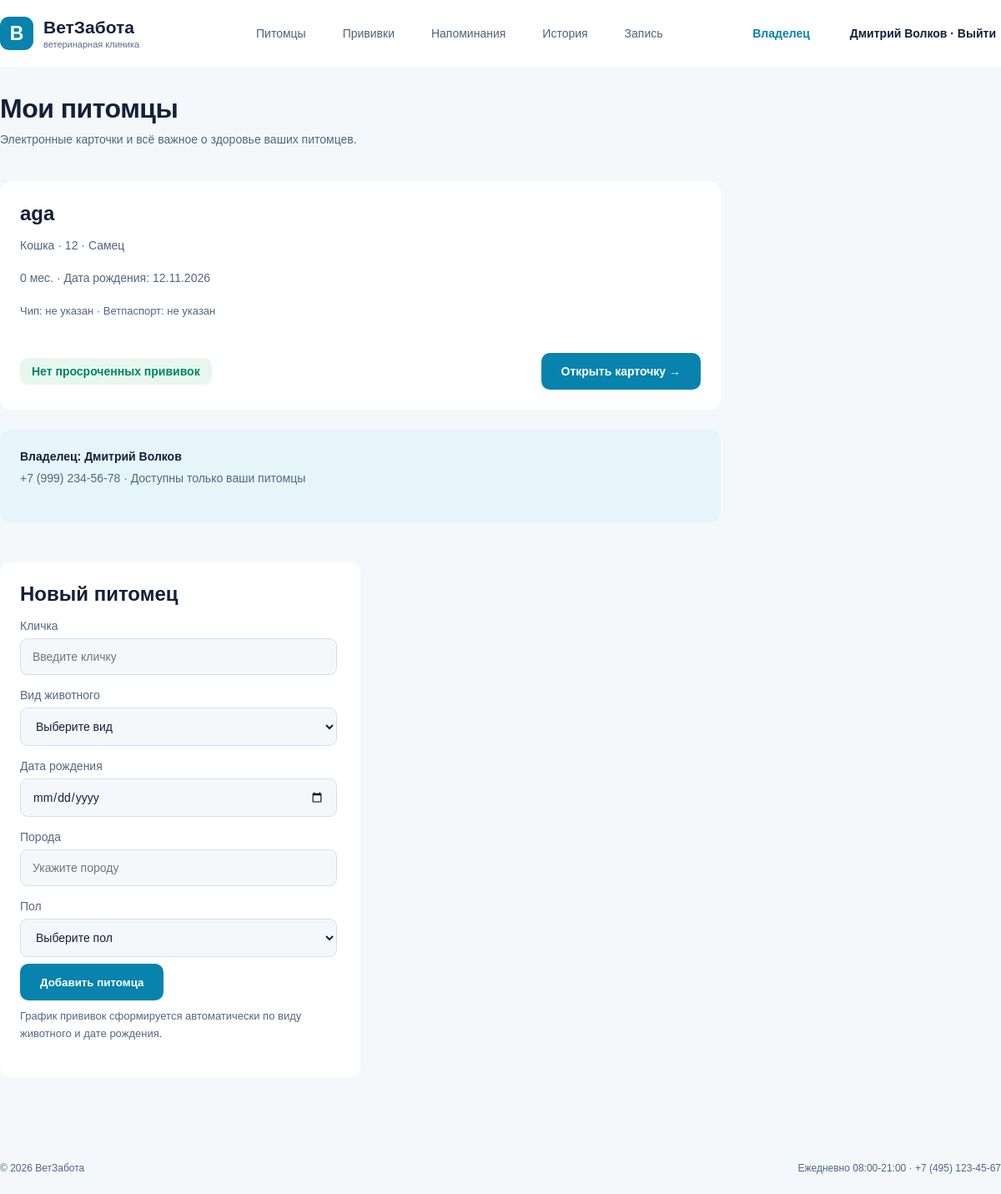
The page /pets/ (signed in) on the database its author committed.
### vetclinic/models.py (models this page shows, shortened)
class Pet(models.Model):
    owner = models.ForeignKey(Owner, on_delete=models.CASCADE)
    species = models.ForeignKey(Species, on_delete=models.PROTECT)
    name = models.CharField(max_length=80)
    birth_date = models.DateField()
    breed = models.CharField(max_length=100, blank=True)
    sex = models.CharField(max_length=30, blank=True)
    chip = models.CharField(max_length=50, blank=True)
    passport = models.CharField(max_length=50, blank=True)
    @property
    def age(self):
        today = timezone.localdate()
        months = (today.year - self.birth_date.year) * 12 + (today.month - self.birth_date.month)
        if today.day < self.birth_date.day:
            months = months - 1
        if months < 0:
            months = 0
        if months >= 12:
            years = months // 12
            rem_months = months % 12
            return str(years) + ' лет ' + str(rem_months) + ' мес.'
        else:
            return str(months) + ' мес.'
    @property
    def overdue(self):
        today = timezone.localdate()
        return self.vaccination_set.filter(done_date__isnull=True, due_date__lt=today)

class Species(models.Model):
    name = models.CharField(max_length=50)
    def __str__(self):
        return self.name

class Owner(models.Model):
    user = models.OneToOneField(User, on_delete=models.CASCADE)
    phone = models.CharField(max_length=30, blank=True)
    reminder_days = models.IntegerField(default=14)
    def __str__(self):
        full_name = self.user.get_full_name()
        if full_name != '':
            return full_name
        else:
            return self.user.username

### vetclinic/views.py (the view, shortened to what this page needs)
# urls.py: path('pets/', views.pets, name='pets'),
@login_required
def pets(request):
    owner = owner_for(request)
    if owner is None:
        if user_role(request.user) == 'doctor':
            return redirect('doctor')
        return redirect('clinic')
    context = base_context(request)
    context.update({
        'pets': visible_pets(request),
        'species': Species.objects.all(),
        'owner': owner,
    })
    return render(request, 'pets.html', context)

### vetclinic/views.py (called while the page is built)
def user_role(user):
    if not user.is_authenticated:
        return 'guest'
    if user.is_superuser:
        return 'admin'
    for doctor in Doctor.objects.all():
        if doctor.user == user:
            return 'doctor'
    return 'owner'

def base_context(request, active=''):
    return {
        'role': user_role(request.user),
        'today': date.today(),
        'active': active,
    }

def owner_for(request):
    for owner in Owner.objects.all():
        if owner.user == request.user:
            return owner
    return None

def visible_pets(request):
    role = user_role(request.user)
    if role == 'admin' or role == 'doctor':
        return list(Pet.objects.all())
    owner = owner_for(request)
    result = []
    for pet in Pet.objects.all():
        if pet.owner == owner:
            result.append(pet)
    return result

### vetclinic/templates/pets.html (shortened to what this page needs)
{% extends 'base.html' %} {% load static %}
{% block content %}
    <h1> Мои питомцы </h1>
    <p class="subtitle"> Электронные карточки и всё важное о здоровье ваших питомцев. </p>
    <div class="layout">
        <div>
            {% for pet in pets %}
                <div class="card">
                    <div class="pethead">
                        <div>
                            <h2> {{ pet.name }} </h2>
                            <p> {{ pet.species }} · {{ pet.breed }} · {{ pet.sex }} </p>
                            <p> {{ pet.age }} · Дата рождения: {{ pet.birth_date|date:'d.m.Y' }} </p>
                            <p class="small"> Чип: {{ pet.chip|default:'не указан' }} · Ветпаспорт: {{ pet.passport|default:'не указан' }} </p>
                        </div>
                    </div>
                    <div class="split">
                        {% with shot=pet.overdue.first %}
                            {% if shot %}
                                <span class="badge danger"> ! {{ shot.scheme.vaccine.disease }} : просрочено {{ shot.overdue_days }} дн. </span>
                            {% else %}
                                <span class="badge good"> Нет просроченных прививок </span>
                            {% endif %}
                        {% endwith %}
                        <a class="btn" href="{% url 'pet_detail' pet.pk %}"> Открыть карточку → </a>
                    </div>
                </div>
            {% empty %}
                <div class="card">
                    Добавьте первого питомца.
                </div>
            {% endfor %}
            <div class="card info">
                <b> Владелец: {{ owner }} </b>
                <p> {{ owner.phone }} · Доступны только ваши питомцы </p>
            </div>
        </div>
        <aside class="card">
            <h2> Новый питомец </h2>
            <form method="post">
                {% csrf_token %} <label> Кличка <input name="name" placeholder="Введите кличку" required> </label>
                <label> Вид животного <select name="species" required> <option value=""> Выберите вид </option>
                </select> </label>
                <label> Дата рождения <input type="date" name="birth_date" required> </label>
                <label> Порода <input name="breed" placeholder="Укажите породу"> </label>
                <label> Пол <select name="sex"> <option value=""> Выберите пол </option> <option> Самец </option> <option> Самка </option> </select> </label>
                <button class="btn full"> Добавить питомца </button>
            </form>
            <p class="small"> График прививок сформируется автоматически по виду животного и дате рождения. </p>
        </aside>
    </div>
{% endblock %}

### vetclinic/templates/base.html (shortened to what this page needs)
{% load static %}
<!doctype html>
<html lang="ru">
    <head>
        <link rel="stylesheet" href="{% static 'style.css' %}">
    </head>
    <body>
        <header>
            <div class="bar">
                <a class="brand" href="{% url 'home' %}"> <b> В </b> <span> <strong> ВетЗабота </strong> <small> ветеринарная клиника </small> </span> </a>
                <nav>
                    {% if role == 'owner' %}
                        <a href="{% url 'pets' %}">Питомцы</a>
                        <a href="{% url 'vaccinations' %}">Прививки</a>
                        <a href="{% url 'reminders' %}">Напоминания</a>
                        <a href="{% url 'history' %}">История</a>
                        <a href="{% url 'book' %}">Запись</a>
                    {% elif role == 'doctor' %}
                        <a href="{% url 'doctor' %}">Мои приёмы</a>
                        <a href="{% url 'doctor' %}?tab=patients">Карты пациентов</a>
                        <a href="{% url 'doctor' %}?tab=vaccines">Вакцинация</a>
                    {% elif role == 'admin' %}
                        <a href="{% url 'clinic' %}">Журнал записей</a>
                        <a href="{% url 'clinic' %}?tab=schedule">Расписание</a>
                        <a href="{% url 'clinic' %}?tab=owners">Владельцы</a>
                        <a href="{% url 'clinic' %}?tab=reference">Справочники</a>
                    {% endif %}
                </nav>
                <span class="role">
                {% if role == 'owner' %}
                    Владелец
                {% elif role == 'doctor' %}
                    Врач
                {% elif role == 'admin' %}
                    Администратор
                {% else %}
                    Гость
                {% endif %}
                </span>
                {% if user.is_authenticated %}
                    <form method="post" action="{% url 'logout' %}">
                        {% csrf_token %} <button class="logout" title="Выйти"> {{ user.get_full_name|default:user.username }} · Выйти </button>
                    </form>
                {% else %}
                    <a class="login" href="{% url 'login' %}"> Войти → </a>
                {% endif %}
            </div>
        </header>
        <main>
            {% block content %}
            {% endblock %}
        </main>
        <footer>
            <span> © 2026 ВетЗабота </span>
            <span> Ежедневно 08:00-21:00 · +7 (495) 123-45-67 </span>
        </footer>
    </body>
</html>

### vetclinic/static/style.css (style rules this page uses)
* { box-sizing: border-box }
body { margin: 0; background: #f5f8fb; color: #142039; font: 14px Arial, sans-serif }
header { height: 80px; background: white }
.bar { max-width: 1344px; height: 80px; margin: auto; display: flex; align-items: center; gap: 42px; padding: 0 0 }
.brand { display: flex; align-items: center; gap: 12px; text-decoration: none; color: #142039; min-width: 265px }
.brand b { display: grid; place-items: center; width: 40px; height: 40px; background: #0783ad; color: white; border-radius: 11px; font-size: 23px }
.brand strong { display: block; font-size: 21px }
.brand small { display: block; color: #5b6d87; font-size: 11px; margin-top: 2px }
nav { display: flex; align-self: stretch; align-items: center; gap: 44px; flex: 1 }
nav a, .login, .logout { color: #4e627d; text-decoration: none; border: 0; background: none; font: inherit; white-space: nowrap }
.role { color: #0783ad; font-weight: bold; white-space: nowrap }
.login, .logout { color: #142039; font-weight: bold; cursor: pointer }
main { max-width: 1344px; margin: 0 auto; padding: 32px 0 78px }
h1 { font-size: 32px; margin: 0 0 8px; letter-spacing: -.5px }
h2 { font-size: 24px; margin: 0 0 14px }
p { color: #526783; line-height: 21px; margin: 8px 0 18px }
.subtitle { margin-bottom: 40px }
.small { font-size: 13px }
.btn { display: inline-flex; align-items: center; justify-content: center; background: #0783ad; color: #fff; border: 0; border-radius: 10px; padding: 13px 24px; text-decoration: none; font-weight: bold; cursor: pointer; min-height: 44px }
.btn.full { width: auto }
.card { background: #fff; border-radius: 13px; padding: 24px; margin-bottom: 24px }
.layout { display: grid; display: flex; gap: 24px }
.info { background: #e7f5fb }
.badge { display: inline-flex; align-items: center; justify-content: center; border-radius: 9px; padding: 8px 14px; font-weight: bold }
.badge.good { background: #e7f7f0; color: #00875e }
.split { display: flex; justify-content: space-between; align-items: center; gap: 20px }
.pethead { display: flex; gap: 24px; align-items: center; margin-bottom: 22px }
label { display: block; color: #526783; margin: 16px 0 8px }
input, select, textarea { display: block; width: auto; border: 1px solid #d4e0ec; border-radius: 9px; background: #f5f8fb; padding: 13px 14px; color: #142039; font: inherit; margin-top: 7px }
footer { max-width: 1344px; margin: 0 auto; display: flex; justify-content: space-between; color: #526783; font-size: 12px; padding: 0 0 24px }
.cards3, .cards2, .layout, .loginlayout, .stats { display: flex; flex-wrap: wrap; }
.layout > * { width: 432px; }
.layout > *:first-child { width: 864px; }
.full { width: 380px; align-self: stretch; }
input, select, textarea, .filters select { width: 380px; align-self: stretch; }

### rows shown on the page
Pet: name "aga", species "Кошка", breed "12", sex "Самец", age "0 мес.", birth_date "12.11.2026", chip "не указан", passport "не указан"
Owner: user.last_name "Дмитрий Волков", phone "+7 (999) 234-56-78"

### other values the page prints
{{ user.get_full_name|default:user.username }} "Дмитрий Волков"
